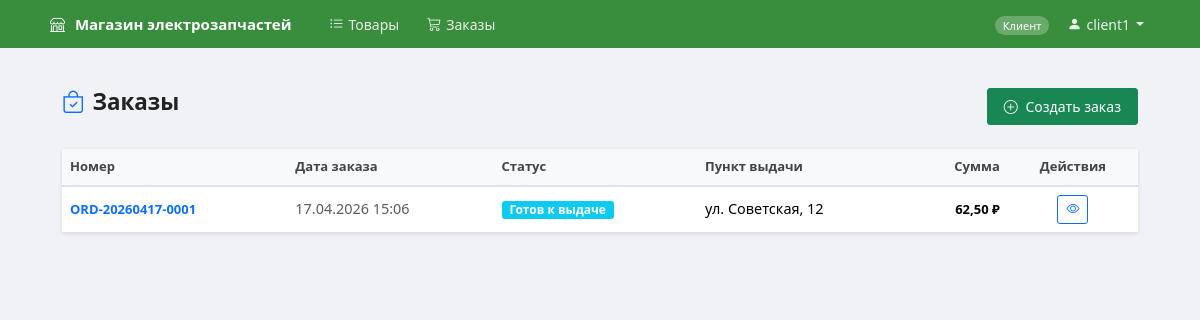
/orders/ (signed in), run on the app's committed database.
### orders/models.py (models this page shows, shortened)
class Order(models.Model):
    order_number = models.CharField(max_length=50, unique=True, verbose_name='Номер заказа')
    order_date = models.DateTimeField(auto_now_add=True, verbose_name='Дата заказа')
    delivery_date = models.DateTimeField(null=True, blank=True, verbose_name='Дата доставки')
    customer = models.ForeignKey(
        User, on_delete=models.CASCADE, related_name='orders', verbose_name='Клиент'
    )
    status = models.ForeignKey(
        OrderStatus, on_delete=models.PROTECT, verbose_name='Статус'
    )
    pickup_point = models.ForeignKey(
        PickupPoint, on_delete=models.PROTECT, verbose_name='Пункт выдачи'
    )
    class Meta:
        verbose_name = 'Заказ'
        verbose_name_plural = 'Заказы'
        ordering = ['-order_date']
    def total_price(self):
        return sum(item.price * item.quantity for item in self.items.all())

class OrderStatus(models.Model):
    name = models.CharField(max_length=50, unique=True, verbose_name='Название')
    class Meta:
        verbose_name = 'Статус заказа'
        verbose_name_plural = 'Статусы заказов'
        ordering = ['name']

class PickupPoint(models.Model):
    address = models.CharField(max_length=300, unique=True, verbose_name='Адрес')
    class Meta:
        verbose_name = 'Пункт выдачи'
        verbose_name_plural = 'Пункты выдачи'
        ordering = ['address']

class OrderItem(models.Model):
    order = models.ForeignKey(
        Order, on_delete=models.CASCADE, related_name='items', verbose_name='Заказ'
    )
    product = models.ForeignKey(
        'products.Product',
        on_delete=models.PROTECT,
        related_name='order_items',
        verbose_name='Товар',
    )
    quantity = models.PositiveIntegerField(verbose_name='Количество')
    price = models.DecimalField(max_digits=10, decimal_places=2, verbose_name='Цена')
    class Meta:
        verbose_name = 'Позиция заказа'
        verbose_name_plural = 'Позиции заказа'
        unique_together = [['order', 'product']]

### orders/views.py (the view)
# urls.py: path('', views.order_list, name='order_list'),
@login_required
def order_list(request):
    role = get_user_role(request.user)
    if role == 'guest':
        messages.error(request, 'Доступ запрещён.')
        return redirect('products:product_list')
    if role == 'client':
        orders = Order.objects.filter(customer=request.user).select_related(
            'status', 'pickup_point'
        )
    else:
        orders = Order.objects.select_related('status', 'pickup_point', 'customer')
    return render(request, 'orders/order_list.html', {
        'orders': orders,
        'user_role': role,
    })

### accounts/context_processors.py (called while the page is built)
def current_user_role(request):
    return {'current_user_role': get_user_role(request.user)}

### accounts/utils.py (called while the page is built)
def get_user_role(user):
    if not user.is_authenticated:
        return 'guest'
    if user.is_superuser:
        return 'admin'
    groups = set(user.groups.values_list('name', flat=True))
    if 'Менеджеры' in groups:
        return 'manager'
    if 'Клиенты' in groups:
        return 'client'
    return 'guest'

### templates/orders/order_list.html (shortened to what this page needs)
{% extends 'base/base.html' %}
{% block content %}
<div class="d-flex justify-content-between align-items-center mb-4">
    <h1><i class="bi bi-bag-check text-primary me-2"></i>Заказы</h1>
    {% if user_role == 'client' or user_role == 'admin' %}
    <a href="{% url 'orders:order_create' %}" class="btn btn-success">
        <i class="bi bi-plus-circle me-1"></i> Создать заказ
    </a>
    {% endif %}
</div>
<div class="card">
    <div class="card-body p-0">
        {% if orders %}
        <div class="table-responsive">
            <table class="table table-hover mb-0">
                <thead class="table-light">
                    <tr>
                        <th>Номер</th>
                        <th>Дата заказа</th>
                        <th>Статус</th>
                        <th>Пункт выдачи</th>
                        <th class="text-end">Сумма</th>
                        <th class="text-center">Действия</th>
                    </tr>
                </thead>
                <tbody>
                    {% for order in orders %}
                    <tr>
                        <td><span class="fw-semibold text-primary">{{ order.order_number }}</span></td>
                        <td class="text-muted" style="font-size:0.9rem">{{ order.order_date|date:"d.m.Y H:i" }}</td>
                        <td>
                            {% if order.status.name == 'Новый' %}
                                <span class="badge bg-secondary">{{ order.status.name }}</span>
                            {% elif order.status.name == 'В обработке' %}
                                <span class="badge bg-warning text-dark">{{ order.status.name }}</span>
                            {% elif order.status.name == 'Готов к выдаче' %}
                                <span class="badge bg-info">{{ order.status.name }}</span>
                            {% elif order.status.name == 'Выдан' %}
                                <span class="badge bg-success">{{ order.status.name }}</span>
                            {% elif order.status.name == 'Отменён' %}
                                <span class="badge bg-danger">{{ order.status.name }}</span>
                            {% else %}
                                <span class="badge bg-secondary">{{ order.status.name }}</span>
                            {% endif %}
                        </td>
                        <td style="font-size:0.9rem">{{ order.pickup_point.address }}</td>
                        <td class="text-end fw-semibold">{{ order.total_price }} ₽</td>
                        <td class="text-center">
                            <div class="btn-group btn-group-sm">
                                <a href="{% url 'orders:order_detail' order.pk %}" class="btn btn-outline-primary" title="Просмотр">
                                    <i class="bi bi-eye"></i>
                                </a>
                            </div>
                        </td>
                    </tr>
                    {% endfor %}
                </tbody>
            </table>
        </div>
        {% endif %}
    </div>
</div>
{% endblock %}

### templates/base/base.html (shortened to what this page needs)
<!DOCTYPE html>
<html lang="ru">
<head>
    {% load static %}
    <link href="https://cdn.jsdelivr.net/npm/bootstrap@5.3.3/dist/css/bootstrap.min.css" rel="stylesheet">
    <link href="https://cdn.jsdelivr.net/npm/bootstrap-icons@1.11.3/font/bootstrap-icons.min.css" rel="stylesheet">
</head>
<body>
<nav class="navbar navbar-expand-lg">
    <div class="container">
        <a class="navbar-brand" href="{% url 'products:product_list' %}">
            <i class="bi bi-shop"></i> Магазин электрозапчастей
        </a>
        <div class="collapse navbar-collapse" id="navbarNav">
            <ul class="navbar-nav me-auto">
                <li class="nav-item">
                    <a class="nav-link" href="{% url 'products:product_list' %}">
                        <i class="bi bi-list-ul"></i> Товары
                    </a>
                </li>
                {% if current_user_role != 'guest' %}
                <li class="nav-item">
                    <a class="nav-link" href="{% url 'orders:order_list' %}">
                        <i class="bi bi-cart3"></i> Заказы
                    </a>
                </li>
                {% endif %}
            </ul>
            <ul class="navbar-nav align-items-center">
                {% if user.is_authenticated %}
                    {% if current_user_role == 'admin' %}
                        <li class="nav-item"><span class="role-badge-nav">Администратор</span></li>
                    {% elif current_user_role == 'manager' %}
                        <li class="nav-item"><span class="role-badge-nav">Менеджер</span></li>
                    {% elif current_user_role == 'client' %}
                        <li class="nav-item"><span class="role-badge-nav">Клиент</span></li>
                    {% endif %}
                    <li class="nav-item dropdown">
                        <a class="nav-link dropdown-toggle" href="#" id="userDropdown" role="button" data-bs-toggle="dropdown">
                            <i class="bi bi-person-fill"></i> {{ user.get_full_name|default:user.username }}
                        </a>
                    </li>
                {% else %}
                    <li class="nav-item">
                        <a class="nav-link" href="{% url 'accounts:login' %}">
                            <i class="bi bi-box-arrow-in-right"></i> Войти
                        </a>
                    </li>
                {% endif %}
            </ul>
        </div>
    </div>
</nav>
<main class="container mt-3">
    {% block content %}{% endblock %}
</main>
</body>
</html>

### templates/base/base.html (style rules this page uses)
:root { --accent: #388E3C; --accent-dark: #2E7D32; }
body { background-color: #f0f2f5; font-family: 'Segoe UI', Tahoma, Geneva, Verdana, sans-serif; font-size: 14px; }
.navbar { background-color: #388E3C !important; padding: 0 0; height: 48px; }
.navbar .container { height: 48px; }
.navbar-brand { font-weight: 600; font-size: 15px; color: #fff !important; padding: 0 8px; }
.navbar-brand i { margin-right: 6px; }
.navbar .nav-link { color: rgba(255,255,255,0.9) !important; font-size: 14px; padding: 0 14px !important; height: 48px; display: flex; align-items: center; }
.navbar .nav-link i { margin-right: 5px; }
.navbar .dropdown-toggle::after { margin-left: 6px; }
.role-badge-nav { font-size: 11px; background: rgba(255,255,255,0.25); color: #fff; padding: 2px 8px; border-radius: 10px; margin-right: 4px; }
main.container { padding-top: 24px; padding-bottom: 40px; max-width: 1100px; }
.card { border: none; border-radius: 4px; box-shadow: 0 1px 4px rgba(0,0,0,0.1); }
.btn-success { border-radius: 3px; font-size: 14px; padding: 7px 16px; }
.btn-outline-primary { border-radius: 3px; font-size: 13px; }
.table th { font-size: 13px; font-weight: 600; color: #444; background: #f8f9fa; border-bottom: 2px solid #dee2e6; }
.table td { font-size: 13px; vertical-align: middle; }
h1 { font-size: 1.4rem; font-weight: 700; color: #222; }
.badge { font-size: 12px; border-radius: 3px; padding: 3px 8px; }

### data on the page
Order: order_number "ORD-20260417-0001", order_date "17.04.2026 15:06", status.name "Готов к выдаче", pickup_point.address "ул. Советская, 12", total_price "62,50"

### other printed values
{{ user.get_full_name|default:user.username }} "client1"
